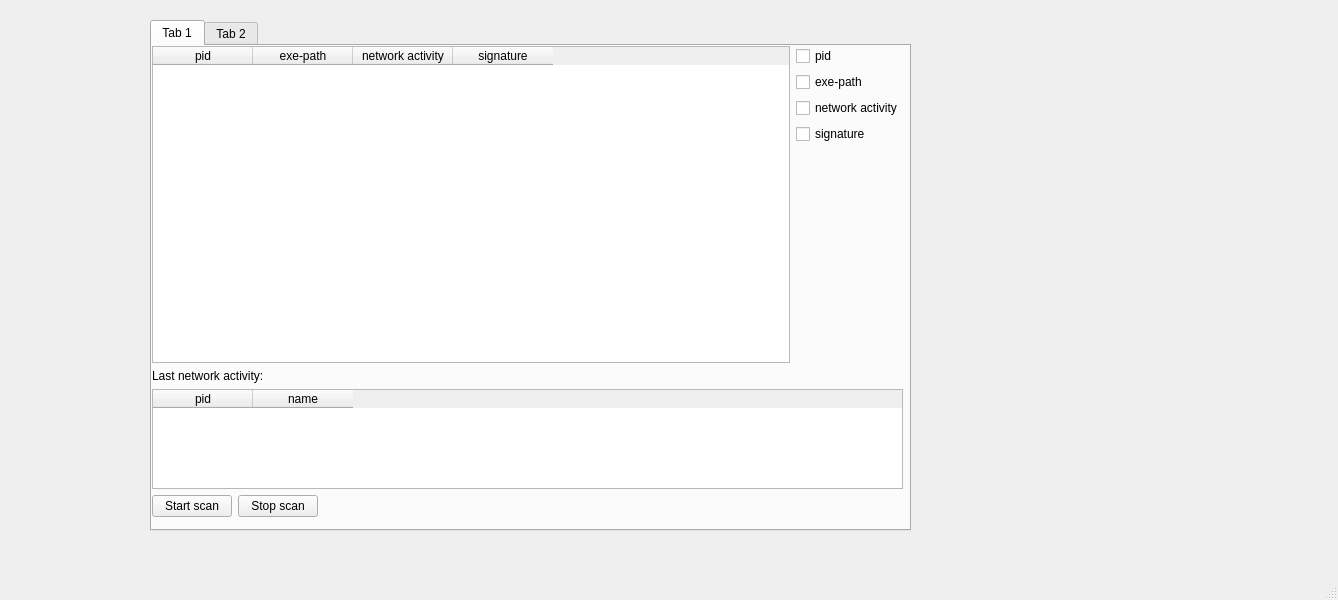
<?xml version="1.0" encoding="UTF-8"?>
<ui version="4.0">
 <class>MainWindow</class>
 <widget class="QMainWindow" name="MainWindow">
  <property name="geometry">
   <rect>
    <x>0</x>
    <y>0</y>
    <width>1338</width>
    <height>600</height>
   </rect>
  </property>
  <property name="windowTitle">
   <string>MainWindow</string>
  </property>
  <widget class="QWidget" name="centralwidget">
   <widget class="QTabWidget" name="tabWidget">
    <property name="geometry">
     <rect>
      <x>150</x>
      <y>20</y>
      <width>761</width>
      <height>511</height>
     </rect>
    </property>
    <property name="currentIndex">
     <number>0</number>
    </property>
    <widget class="QWidget" name="tab">
     <attribute name="title">
      <string>Tab 1</string>
     </attribute>
     <widget class="QWidget" name="layoutWidget">
      <property name="geometry">
       <rect>
        <x>0</x>
        <y>0</y>
        <width>751</width>
        <height>471</height>
       </rect>
      </property>
      <layout class="QVBoxLayout" name="verticalLayout">
       <item>
        <layout class="QHBoxLayout" name="horizontalLayout_3">
         <item>
          <widget class="QTableWidget" name="main_table">
           <column>
            <property name="text">
             <string>pid</string>
            </property>
           </column>
           <column>
            <property name="text">
             <string>exe-path</string>
            </property>
           </column>
           <column>
            <property name="text">
             <string>network activity</string>
            </property>
           </column>
           <column>
            <property name="text">
             <string>signature</string>
            </property>
           </column>
          </widget>
         </item>
         <item>
          <layout class="QVBoxLayout" name="verticalLayout_3">
           <item>
            <widget class="QCheckBox" name="checkBox_pid">
             <property name="text">
              <string>pid</string>
             </property>
            </widget>
           </item>
           <item>
            <widget class="QCheckBox" name="checkBox_exepath">
             <property name="text">
              <string>exe-path</string>
             </property>
            </widget>
           </item>
           <item>
            <widget class="QCheckBox" name="checkBox_netactiuvity">
             <property name="text">
              <string>network activity</string>
             </property>
            </widget>
           </item>
           <item>
            <widget class="QCheckBox" name="checkBox_sign">
             <property name="text">
              <string>signature</string>
             </property>
            </widget>
           </item>
           <item>
            <spacer name="verticalSpacer">
             <property name="orientation">
              <enum>Qt::Vertical</enum>
             </property>
             <property name="sizeHint" stdset="0">
              <size>
               <width>20</width>
               <height>20</height>
              </size>
             </property>
            </spacer>
           </item>
          </layout>
         </item>
        </layout>
       </item>
       <item>
        <widget class="QLabel" name="label">
         <property name="text">
          <string>Last network activity:</string>
         </property>
        </widget>
       </item>
       <item>
        <widget class="QTableWidget" name="table_network_activity">
         <property name="maximumSize">
          <size>
           <width>16777215</width>
           <height>100</height>
          </size>
         </property>
         <column>
          <property name="text">
           <string>pid</string>
          </property>
         </column>
         <column>
          <property name="text">
           <string>name</string>
          </property>
         </column>
        </widget>
       </item>
       <item>
        <layout class="QHBoxLayout" name="horizontalLayout">
         <item>
          <widget class="QPushButton" name="button_start_scan">
           <property name="text">
            <string>Start scan</string>
           </property>
          </widget>
         </item>
         <item>
          <widget class="QPushButton" name="button_stop_scan">
           <property name="text">
            <string>Stop scan</string>
           </property>
          </widget>
         </item>
         <item>
          <spacer name="horizontalSpacer">
           <property name="orientation">
            <enum>Qt::Horizontal</enum>
           </property>
           <property name="sizeHint" stdset="0">
            <size>
             <width>40</width>
             <height>20</height>
            </size>
           </property>
          </spacer>
         </item>
        </layout>
       </item>
      </layout>
     </widget>
    </widget>
    <widget class="QWidget" name="tab_2">
     <attribute name="title">
      <string>Tab 2</string>
     </attribute>
     <widget class="QWidget" name="layoutWidget">
      <property name="geometry">
       <rect>
        <x>0</x>
        <y>0</y>
        <width>751</width>
        <height>471</height>
       </rect>
      </property>
      <layout class="QVBoxLayout" name="verticalLayout_2">
       <item>
        <widget class="QTableWidget" name="main_table_2">
         <column>
          <property name="text">
           <string>exe-path</string>
          </property>
         </column>
         <column>
          <property name="text">
           <string>section</string>
          </property>
         </column>
         <column>
          <property name="text">
           <string>attributes</string>
          </property>
         </column>
        </widget>
       </item>
       <item>
        <layout class="QHBoxLayout" name="horizontalLayout_2">
         <item>
          <widget class="QPushButton" name="button_add">
           <property name="text">
            <string>Add</string>
           </property>
          </widget>
         </item>
         <item>
          <widget class="QPushButton" name="button_clear">
           <property name="text">
            <string>Clear</string>
           </property>
          </widget>
         </item>
         <item>
          <spacer name="horizontalSpacer_2">
           <property name="orientation">
            <enum>Qt::Horizontal</enum>
           </property>
           <property name="sizeHint" stdset="0">
            <size>
             <width>40</width>
             <height>20</height>
            </size>
           </property>
          </spacer>
         </item>
        </layout>
       </item>
      </layout>
     </widget>
    </widget>
   </widget>
  </widget>
  <widget class="QMenuBar" name="menubar">
   <property name="geometry">
    <rect>
     <x>0</x>
     <y>0</y>
     <width>1338</width>
     <height>27</height>
    </rect>
   </property>
  </widget>
  <widget class="QStatusBar" name="statusbar"/>
 </widget>
 <resources/>
 <connections/>
</ui>
